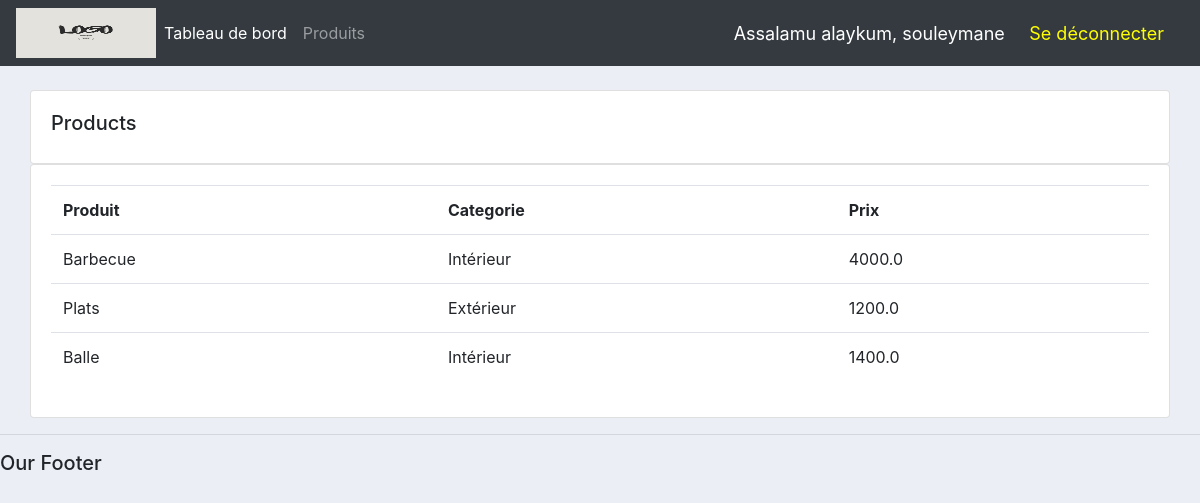
Screenshot of /products/ (signed in) with the database file from the repository.
### accounts/models.py (models this page shows, shortened)
class Product(models.Model):
    CATEGORY = (
        ('Intérieur', 'Intérieur'),
        ('Extérieur', 'Extérieur'),
    )
    name = models.CharField(max_length=200, null=True)
    price = models.FloatField(null=True)
    category = models.CharField(max_length=200, null=True, choices=CATEGORY)
    description = models.CharField(max_length=200, null=True, blank=True)
    date_created = models.DateTimeField(auto_now_add=True, null=True)
    tags = models.ManyToManyField(Tag)

### accounts/decorators.py (the view)
        def wrapper_func(request, *args, **kwargs):
            group = None
            if request.user.groups.exists():
                group = request.user.groups.all()[0].name
            if group in allowed_roles:
                return view_func(request, *args, **kwargs)
            else:
                return redirect('user_page')

### accounts/views/products.py (called while the page is built)
@login_required(login_url='login')
@allowed_users(allowed_roles=['admin'])
def products(request):
    products = Product.objects.all()
    return render(request, 'accounts/products.html', {'products': products})

### accounts/templates/accounts/products.html
{% extends 'accounts/main.html' %}
{% block content %}
    <br>
    <div class="row">
        <div class="col">
            <div class="col-md">
                <div class=" card card-body">
                    <h5>Products</h5>
                </div>
                <div class="card card-body">
                    <table class="table">
                        <tr>
                            <th>Produit</th>
                            <th>Categorie</th>
                            <th>Prix</th>
                        </tr>
                        {% for product in products %}
                            <tr>
                                <td>{{ product.name }}</dt>
                                <td>{{ product.category }}</dt>
                                <td>{{ product.price }}</dt>
                            </tr>
                        {% endfor %}
                    </table>
                </div>
            </div>
        </div>
    </div>
{% endblock %}

### accounts/templates/accounts/navbar.html (shortened to what this page needs)
{% load static %}
<nav class="navbar navbar-expand-lg navbar-dark bg-dark">
    <img style="height: 50px; width: 140px;" src="{% static 'images/logo1.png' %}">
    <div class="collapse navbar-collapse" id="navbarNav">
        <ul class="navbar-nav">
            {% if request.user.is_staff %}
            <li class="nav-item active">
                <a class="nav-link" href="{% url 'home' %}">Tableau de bord</a>
            </li>
            <li class="nav-item">
                <a class="nav-link" href="{% url 'products' %}">Produits</a>
            </li>
            {% else %}
            <li class="nav-item">
                <a class="nav-link" href="{% url 'account' %}">Paramètre</a>
            </li>
            {% endif %}
        </ul>
    </div>
    <span class="hello-msg">Assalamu alaykum, {{ request.user }}</span>&nbsp;
    <span><a class="href" href="{% url 'logout' %}">Se déconnecter</a></span>
</nav>

### static/css/main.css (style rules this page uses)
body { background-color: #ebeff5; }

### accounts/templates/accounts/navbar.html (style rules this page uses)
.hello-msg { font-size: 18px; color: white; margin-right: 20px; }
.href { font-size: 18px; color: yellow; margin-right: 20px; }

### rows the page displays
Product: name "Barbecue", category "Intérieur", price "4000.0"
Product: name "Plats", category "Extérieur", price "1200.0"
Product: name "Balle", category "Intérieur", price "1400.0"

### other values shown
{{ request.user }} "souleymane"
